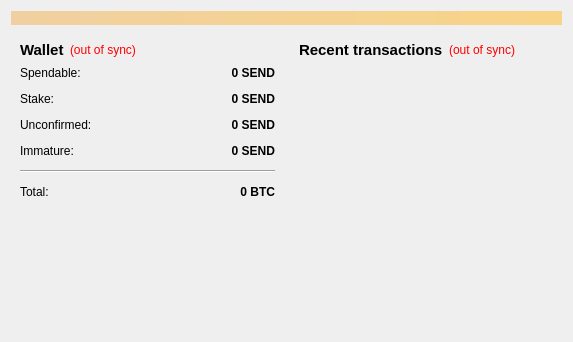
<?xml version="1.0" encoding="UTF-8"?>
<ui version="4.0">
 <class>OverviewPage</class>
 <widget class="QWidget" name="OverviewPage">
  <property name="geometry">
   <rect>
    <x>0</x>
    <y>0</y>
    <width>573</width>
    <height>342</height>
   </rect>
  </property>
  <property name="windowTitle">
   <string>Form</string>
  </property>
  <layout class="QVBoxLayout" name="topLayout">
   <item>
    <widget class="QLabel" name="labelAlerts">
     <property name="visible">
      <bool>false</bool>
     </property>
     <property name="styleSheet">
      <string notr="true">background-color: qlineargradient(x1: 0, y1: 0, x2: 1, y2: 0, stop:0 #F0D0A0, stop:1 #F8D488);  color:#000000
</string>
     </property>
     <property name="wordWrap">
      <bool>true</bool>
     </property>
     <property name="margin">
      <number>3</number>
     </property>
    </widget>
   </item>
   <item>
    <layout class="QHBoxLayout" name="horizontalLayout" stretch="1,1">
     <item>
      <layout class="QVBoxLayout" name="verticalLayout_2">
       <item>
        <widget class="QWidget" name="widget" native="true">
         <layout class="QVBoxLayout" name="verticalLayout_4">
          <item>
           <layout class="QHBoxLayout" name="horizontalLayout_4">
            <item>
             <widget class="QLabel" name="label_5">
              <property name="font">
               <font>
                <pointsize>11</pointsize>
                <weight>75</weight>
                <bold>true</bold>
               </font>
              </property>
              <property name="text">
               <string>Wallet</string>
              </property>
             </widget>
            </item>
            <item>
             <widget class="QLabel" name="labelWalletStatus">
              <property name="toolTip">
               <string>The displayed information may be out of date. Your wallet automatically synchronizes with the SendCoin network after a connection is established, but this process has not completed yet.</string>
              </property>
              <property name="styleSheet">
               <string notr="true">QLabel { color: red; }</string>
              </property>
              <property name="text">
               <string notr="true">(out of sync)</string>
              </property>
              <property name="alignment">
               <set>Qt::AlignLeading|Qt::AlignLeft|Qt::AlignVCenter</set>
              </property>
             </widget>
            </item>
            <item>
             <spacer name="horizontalSpacer_2">
              <property name="orientation">
               <enum>Qt::Horizontal</enum>
              </property>
              <property name="sizeHint" stdset="0">
               <size>
                <width>40</width>
                <height>20</height>
               </size>
              </property>
             </spacer>
            </item>
           </layout>
          </item>
          <item>
           <layout class="QFormLayout" name="formLayout_2">
            <property name="fieldGrowthPolicy">
             <enum>QFormLayout::AllNonFixedFieldsGrow</enum>
            </property>
            <property name="horizontalSpacing">
             <number>12</number>
            </property>
            <property name="verticalSpacing">
             <number>12</number>
            </property>
            <item row="0" column="0">
             <widget class="QLabel" name="label">
              <property name="text">
               <string>Spendable:</string>
              </property>
             </widget>
            </item>
            <item row="0" column="1">
             <widget class="QLabel" name="labelBalance">
              <property name="font">
               <font>
                <weight>75</weight>
                <bold>true</bold>
               </font>
              </property>
              <property name="cursor">
               <cursorShape>IBeamCursor</cursorShape>
              </property>
              <property name="toolTip">
               <string>Your current spendable balance</string>
              </property>
              <property name="text">
               <string notr="true">0 SEND</string>
              </property>
              <property name="alignment">
               <set>Qt::AlignRight|Qt::AlignTrailing|Qt::AlignVCenter</set>
              </property>
              <property name="textInteractionFlags">
               <set>Qt::LinksAccessibleByMouse|Qt::TextSelectableByKeyboard|Qt::TextSelectableByMouse</set>
              </property>
             </widget>
            </item>
            <item row="1" column="0">
             <widget class="QLabel" name="label_6">
              <property name="text">
               <string>Stake:</string>
              </property>
             </widget>
            </item>
            <item row="1" column="1">
             <widget class="QLabel" name="labelStake">
              <property name="font">
               <font>
                <weight>75</weight>
                <bold>true</bold>
               </font>
              </property>
              <property name="cursor">
               <cursorShape>IBeamCursor</cursorShape>
              </property>
              <property name="toolTip">
               <string>Total of coins that was staked, and do not yet count toward the current balance</string>
              </property>
              <property name="text">
               <string notr="true">0 SEND</string>
              </property>
              <property name="alignment">
               <set>Qt::AlignRight|Qt::AlignTrailing|Qt::AlignVCenter</set>
              </property>
              <property name="textInteractionFlags">
               <set>Qt::LinksAccessibleByMouse|Qt::TextSelectableByKeyboard|Qt::TextSelectableByMouse</set>
              </property>
             </widget>
            </item>
            <item row="2" column="0">
             <widget class="QLabel" name="label_3">
              <property name="text">
               <string>Unconfirmed:</string>
              </property>
             </widget>
            </item>
            <item row="2" column="1">
             <widget class="QLabel" name="labelUnconfirmed">
              <property name="font">
               <font>
                <weight>75</weight>
                <bold>true</bold>
               </font>
              </property>
              <property name="cursor">
               <cursorShape>IBeamCursor</cursorShape>
              </property>
              <property name="toolTip">
               <string>Total of transactions that have yet to be confirmed, and do not yet count toward the current balance</string>
              </property>
              <property name="text">
               <string notr="true">0 SEND</string>
              </property>
              <property name="alignment">
               <set>Qt::AlignRight|Qt::AlignTrailing|Qt::AlignVCenter</set>
              </property>
              <property name="textInteractionFlags">
               <set>Qt::LinksAccessibleByMouse|Qt::TextSelectableByKeyboard|Qt::TextSelectableByMouse</set>
              </property>
             </widget>
            </item>
            <item row="3" column="0">
             <widget class="QLabel" name="labelImmatureText">
              <property name="text">
               <string>Immature:</string>
              </property>
             </widget>
            </item>
            <item row="3" column="1">
             <widget class="QLabel" name="labelImmature">
              <property name="font">
               <font>
                <weight>75</weight>
                <bold>true</bold>
               </font>
              </property>
              <property name="toolTip">
               <string>Mined balance that has not yet matured</string>
              </property>
              <property name="text">
               <string notr="true">0 SEND</string>
              </property>
              <property name="alignment">
               <set>Qt::AlignRight|Qt::AlignTrailing|Qt::AlignVCenter</set>
              </property>
              <property name="textInteractionFlags">
               <set>Qt::LinksAccessibleByMouse|Qt::TextSelectableByKeyboard|Qt::TextSelectableByMouse</set>
              </property>
             </widget>
            </item>
            <item row="4" column="0" colspan="2">
             <widget class="Line" name="line">
              <property name="orientation">
               <enum>Qt::Horizontal</enum>
              </property>
             </widget>
            </item>
            <item row="5" column="0">
             <widget class="QLabel" name="labelTotalText">
              <property name="text">
               <string>Total:</string>
              </property>
             </widget>
            </item>
            <item row="5" column="1">
             <widget class="QLabel" name="labelTotal">
              <property name="font">
               <font>
                <weight>75</weight>
                <bold>true</bold>
               </font>
              </property>
              <property name="cursor">
               <cursorShape>IBeamCursor</cursorShape>
              </property>
              <property name="toolTip">
               <string>Your current total balance</string>
              </property>
              <property name="text">
               <string notr="true">0 BTC</string>
              </property>
              <property name="alignment">
               <set>Qt::AlignRight|Qt::AlignTrailing|Qt::AlignVCenter</set>
              </property>
              <property name="textInteractionFlags">
               <set>Qt::LinksAccessibleByMouse|Qt::TextSelectableByKeyboard|Qt::TextSelectableByMouse</set>
              </property>
             </widget>
            </item>
           </layout>
          </item>
         </layout>
        </widget>
       </item>
       <item>
        <spacer name="verticalSpacer">
         <property name="orientation">
          <enum>Qt::Vertical</enum>
         </property>
         <property name="sizeHint" stdset="0">
          <size>
           <width>20</width>
           <height>40</height>
          </size>
         </property>
        </spacer>
       </item>
      </layout>
     </item>
     <item>
      <layout class="QVBoxLayout" name="verticalLayout_3">
       <item>
        <widget class="QWidget" name="widget_2" native="true">
         <layout class="QVBoxLayout" name="verticalLayout">
          <item>
           <layout class="QHBoxLayout" name="horizontalLayout_2">
            <item>
             <widget class="QLabel" name="label_4">
              <property name="font">
               <font>
                <pointsize>11</pointsize>
                <weight>75</weight>
                <bold>true</bold>
               </font>
              </property>
              <property name="text">
               <string>&lt;b&gt;Recent transactions&lt;/b&gt;</string>
              </property>
             </widget>
            </item>
            <item>
             <widget class="QLabel" name="labelTransactionsStatus">
              <property name="toolTip">
               <string>The displayed information may be out of date. Your wallet automatically synchronizes with the SendCoin network after a connection is established, but this process has not completed yet.</string>
              </property>
              <property name="styleSheet">
               <string notr="true">QLabel { color: red; }</string>
              </property>
              <property name="text">
               <string notr="true">(out of sync)</string>
              </property>
              <property name="alignment">
               <set>Qt::AlignRight|Qt::AlignTrailing|Qt::AlignVCenter</set>
              </property>
             </widget>
            </item>
            <item>
             <spacer name="horizontalSpacer">
              <property name="orientation">
               <enum>Qt::Horizontal</enum>
              </property>
              <property name="sizeHint" stdset="0">
               <size>
                <width>40</width>
                <height>20</height>
               </size>
              </property>
             </spacer>
            </item>
           </layout>
          </item>
          <item>
           <widget class="QListView" name="listTransactions">
            <property name="styleSheet">
             <string notr="true">QListView { background: transparent; }</string>
            </property>
            <property name="frameShape">
             <enum>QFrame::NoFrame</enum>
            </property>
            <property name="verticalScrollBarPolicy">
             <enum>Qt::ScrollBarAlwaysOff</enum>
            </property>
            <property name="horizontalScrollBarPolicy">
             <enum>Qt::ScrollBarAlwaysOff</enum>
            </property>
            <property name="selectionMode">
             <enum>QAbstractItemView::NoSelection</enum>
            </property>
           </widget>
          </item>
         </layout>
        </widget>
       </item>
      </layout>
     </item>
    </layout>
   </item>
  </layout>
 </widget>
 <resources/>
 <connections/>
</ui>
